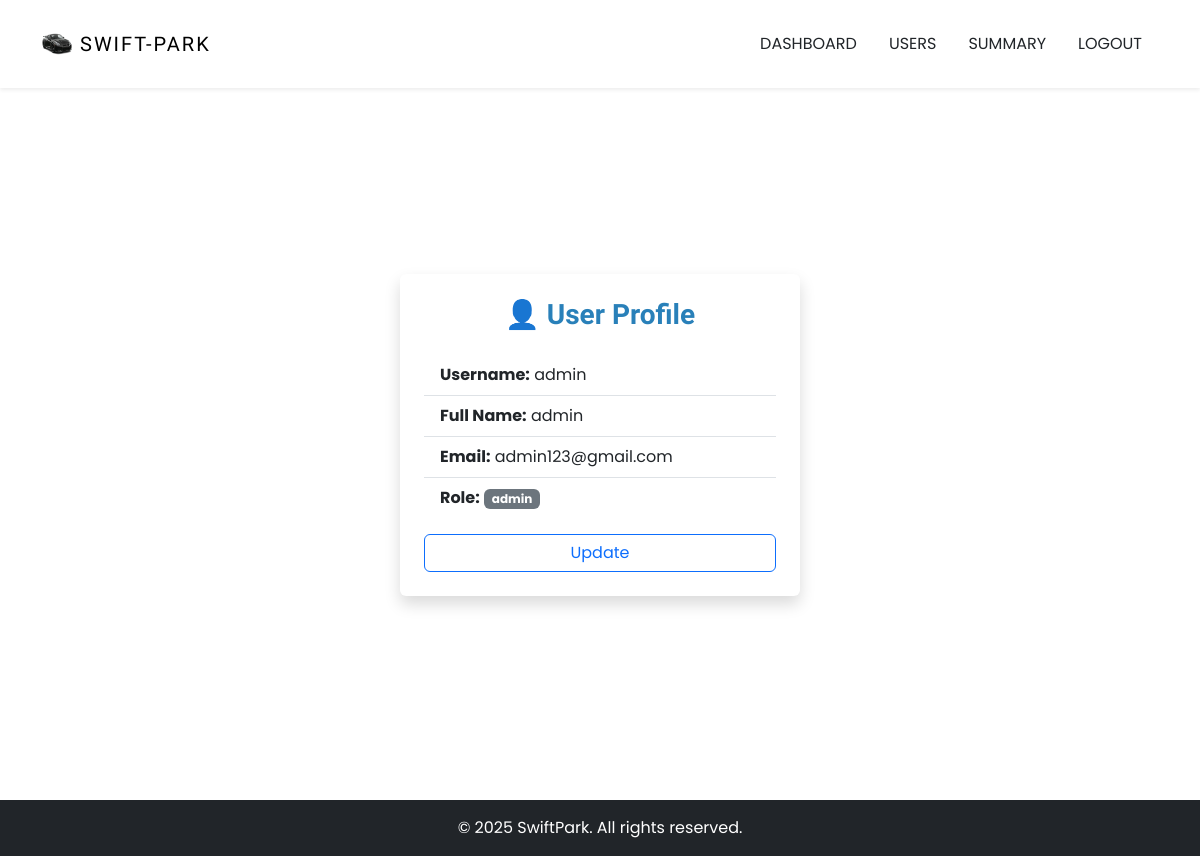
The app's page /user/user_profile (signed in) with its own data.
### WorkSpace/models.py (models this page shows, shortened)
class User(db.Model, UserMixin):
    id = db.Column(db.Integer, primary_key=True)
    username = db.Column(db.String(150), unique=True, nullable=False)
    fullname = db.Column(db.String(50), nullable=False)
    email = db.Column(db.String(150), unique=True, nullable=False)
    password = db.Column(db.String(150), nullable=False)
    role = db.Column(db.String(120), nullable=False, default='user')
    vehicles = db.relationship('Vehicle', backref='user', lazy=True)
    reservations = db.relationship('Reservation', backref='user', lazy=True)

### WorkSpace/routes.py (the view)
@routes.route('/user/user_profile')
@login_required
def user_profile() :
    return render_template('user_profile.html' , user = current_user)

### WorkSpace/templates/user_profile.html (shortened to what this page needs)
{% extends "base.html" %}
{% block content %}
<div class="d-flex justify-content-center align-items-center" style="min-height: 100vh; padding-top: 70px;">
  <div class="login-card shadow p-4 rounded bg-white">
    <h3 class="text-center login-title mb-4">👤 User Profile</h3>
    <ul class="list-group list-group-flush mb-3">
      <li class="list-group-item"><strong>Username:</strong> {{ user.username }}</li>
      <li class="list-group-item"><strong>Full Name:</strong> {{ user.fullname }}</li>
      <li class="list-group-item"><strong>Email:</strong> {{ user.email }}</li>
      <li class="list-group-item"><strong>Role:</strong> <span class="badge bg-secondary">{{ user.role }}</span></li>
    </ul>
    <div class="d-grid">
      <a href="{{url_for('routes.update_profile')}}" class="btn btn-outline-primary ">Update</a>
    </div>
  </div>
</div>
{% endblock %}

### WorkSpace/static/styling/styles.css (style rules this page uses)
html { scroll-behavior: smooth; }
:root { --lg-font: 'Kaisei Tokumin', serif; --sm-font: 'Poppins', sans-serif; --color: #ffffff; --black: black; }
body { font-family: 'Poppins' , 'sans-serif'; }
.login-card { background-color: #ffffff; border-radius: 1rem; padding: 2rem; width: 100%; max-width: 400px; box-shadow: 0 8px 25px rgba(0, 0, 0, 0.2); }
.login-title { font-weight: bold; color: #2980b9; font-family: var(--lg-font); }

### records on screen
User: username "admin", fullname "admin", email "admin123@gmail.com", role "admin"
